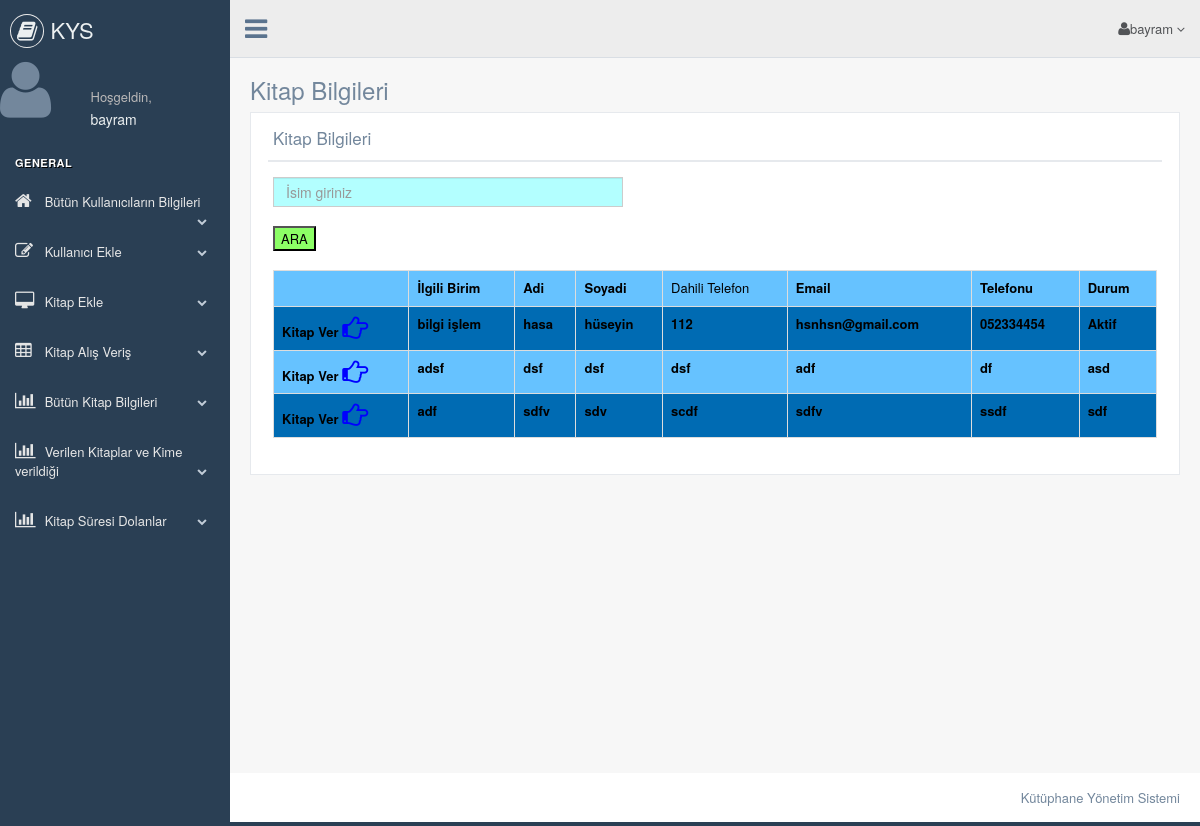
/kitap_ver.php (signed in), run on the app's committed database.
### tables this page shows
CREATE TABLE `tbl_admin_kayit` (
  `id` int(11) NOT NULL,
  `ad` varchar(50) NOT NULL,
  `soyad` varchar(50) NOT NULL,
  `username` varchar(50) NOT NULL,
  `password` varchar(50) NOT NULL,
  `email` varchar(50) NOT NULL,
  `tel` varchar(11) NOT NULL
);

CREATE TABLE `personel_kayit` (
  `id` int(11) NOT NULL,
  `ilgili_birim` varchar(50) NOT NULL,
  `adi` varchar(50) NOT NULL,
  `soyadi` varchar(50) NOT NULL,
  `dahili_tel` varchar(50) NOT NULL,
  `email` varchar(50) NOT NULL,
  `telefonu` varchar(11) NOT NULL,
  `durum` varchar(5) NOT NULL
);

### kitap_ver.php (the view, shortened to what this page needs)
<?php
include "header.php";
include "connection.php";
?>
<div class="right_col" role="main">
    <div class="">
        <div class="page-title">
            <div class="title_left">
                <h3>Kitap Bilgileri</h3>
            </div>
            <div class="clearfix"></div>
            <div class="row" style="min-height:500px">
                <div class="col-md-12 col-sm-12 col-xs-12">
                    <div class="x_panel">
                        <div class="x_title">
                            <h2>Kitap Bilgileri</h2>
                            <div class="clearfix"></div>
                        </div>
                        <div class="x_content">
                         <form name="form1" action="" method="post">
                            <input type="text" name="arama" class="form-control" placeholder="İsim giriniz" style="background-color: #b3ffff; color:black; width: 350px; height: 30px;"><br>
                            <input type="submit" name="submit1" value="ARA" style="background-color: #8cff66; color:black;">
                        </form>
                        <?php
                        $sql = "select *  from personel_kayit";
                        ?>
                        <br>
                        <table id="tablo" class="table table-bordered">
                            <tr>
                                <th>
                                </th>
                                <th>
                                    İlgili Birim
                                </th>
                                <th>
                                    Adi
                                </th>
                                <th>
                                    Soyadi
                                </th>
                                <td>
                                    Dahili Telefon
                                </td>
                                <th>
                                    Email
                                </th>
                                <th>
                                    Telefonu
                                </th>
                                <th>
                                    Durum
                                </th>
                            </tr>
                            <?php
                            $deger=mysqli_query($link,$sql);
                            while ($row=mysqli_fetch_array($deger)) {
                                echo "<tr>";
                                echo "<th>"; ?> <a style="color: black" href="kitap_ver_listek.php?pid=<?php echo $row['id']; ?>">Kitap Ver <i style="color:blue" class="fa fa-hand-o-right fa-2x" aria-hidden="true"></i>
                            </a> <?php echo "</th>";
                            echo "<th>"; echo $row['ilgili_birim']; echo "</th>";
                            echo "<th>"; echo $row['adi']; echo "</th>";
                            echo "<th>"; echo $row['soyadi']; echo "</th>";
                            echo "<th>"; echo $row['dahili_tel']; echo "</th>";
                            echo "<th>"; echo $row['email']; echo "</th>";
                            echo "<th>"; echo $row['telefonu']; echo "</th>";
                            echo "<th>"; echo $row['durum']; echo "</th>";
                            echo "</tr>";
                        }
                        ?>
                    </table>
                </div>
            </div>
        </div>
    </div>
</div>
</div>
</div>
<?php
include 'footer.php';
?>

### header.php (shortened to what this page needs)
        <?php
include 'connection.php';
$idim=$_SESSION['user_id'];
$sql="select * from tbl_admin_kayit where id=".$idim;
$res=mysqli_query($link,$sql);
while ($row=mysqli_fetch_array($res)) {
    break;
}
?>
<!DOCTYPE html>
<html lang="en">
<head>
    <link href="css/bootstrap.min.css" rel="stylesheet">
    <link href="css/font-awesome.min.css" rel="stylesheet">
    <link href="css/nprogress.css" rel="stylesheet">
    <link href="css/custom.min.css" rel="stylesheet">
</head>
<body class="nav-md">
<div class="container body">
    <div class="main_container">
        <div class="col-md-3 left_col">
            <div class="left_col scroll-view">
                <div class="navbar nav_title" style="border: 0;">
                    <a href="#" class="site_title"><i class="fa fa-book"></i> <span>KYS</span></a>
                </div>
                <div class="profile clearfix">
                    <div class="profile_pic">
                         <i class="fa fa-user fa-5x" aria-hidden="true"></i>
                    </div>
                    <div class="profile_info">
                        <span>Hoşgeldin,</span>
                        <h2><?php echo $row['ad']; ?></h2>
                    </div>
                    <div class="clearfix"></div>
                </div>
                <br/>
                <div id="sidebar-menu" class="main_menu_side hidden-print main_menu">
                    <div class="menu_section">
                        <h3>General</h3>
                        <ul class="nav side-menu">
                            <li><a href="display_user_info.php"><i class="fa fa-home"></i> Bütün Kullanıcıların Bilgileri <span class="fa fa-chevron-down"></span></a>
                            </li>
                            <li><a href="add_users.php" ><i class="fa fa-edit"></i> Kullanıcı Ekle <span class="fa fa-chevron-down"></span></a>
                            </li>
                            <li><a href="add_books.php"><i class="fa fa-desktop"></i> Kitap Ekle <span
                                        class="fa fa-chevron-down"></span></a>
                            </li>
                            <li><a href="kitap_alis_veris.php"><i class="fa fa-table"></i> Kitap Alış Veriş <span class="fa fa-chevron-down"></span></a>
                            </li>
                            <li><a href="display_books_info.php"><i class="fa fa-bar-chart-o"></i> Bütün Kitap Bilgileri <span
                                        class="fa fa-chevron-down"></span></a>
                            </li>
                            <li><a href="verilen_kitaplar.php"><i class="fa fa-bar-chart-o"></i> Verilen Kitaplar ve Kime verildiği <span
                                        class="fa fa-chevron-down"></span></a>
                            </li>
                            <li><a href="suresi_dolanlar.php"><i class="fa fa-bar-chart-o"></i> Kitap Süresi Dolanlar <span
                                        class="fa fa-chevron-down"></span></a>
                            </li>
                        </ul>
                    </div>
                </div>
            </div>
        </div>
        <div class="top_nav">
            <div class="nav_menu">
                <nav>
                    <div class="nav toggle">
                        <a id="menu_toggle"><i class="fa fa-bars"></i></a>
                    </div>
                    <ul class="nav navbar-nav navbar-right">
                        <li class="">
                            <a href="javascript:;" class="user-profile dropdown-toggle" data-toggle="dropdown"
                               aria-expanded="false">
                                <i class="fa fa-user fa-3x" aria-hidden="true"><br></i><?php echo $row['username'];?>
                                <span class=" fa fa-angle-down"></span>
                            </a>
                        </li>
                        <li role="presentation" class="dropdown">
                            <a href="javascript:;" class="dropdown-toggle info-number" data-toggle="dropdown"
                               aria-expanded="false">
                            </a>
                        </li>
                    </ul>
                </nav>
            </div>
        </div>

### data on the page
tbl_admin_kayit: ad "bayram", username "bayram"
personel_kayit: ilgili_birim "bilgi işlem", adi "hasa", soyadi "hüseyin", dahili_tel "112", email "hsnhsn@gmail.com", telefonu "052334454", durum "Aktif"
personel_kayit: ilgili_birim "adsf", adi "dsf", soyadi "dsf", dahili_tel "dsf", email "adf", telefonu "df", durum "asd"
personel_kayit: ilgili_birim "adf", adi "sdfv", soyadi "sdv", dahili_tel "scdf", email "sdfv", telefonu "ssdf", durum "sdf"
